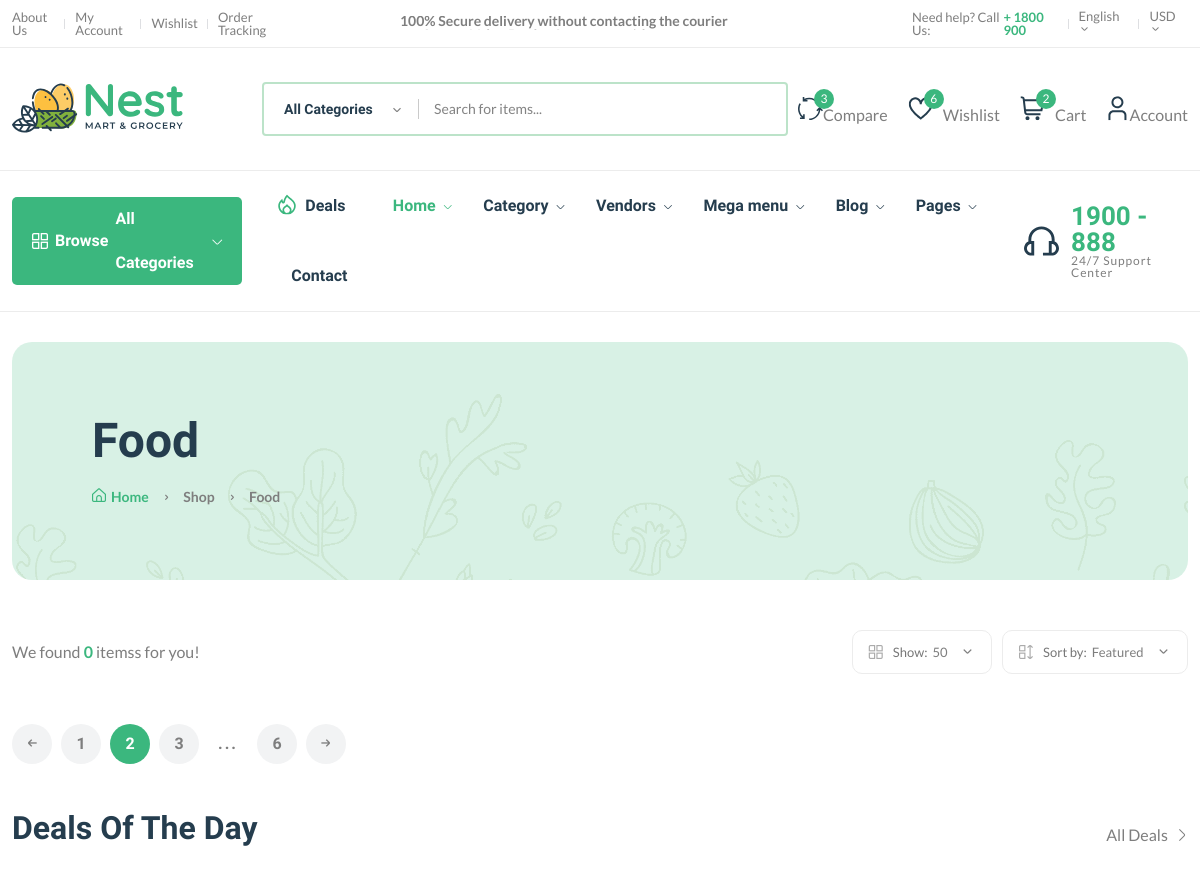
Before: /category/cath3a35dh1hd/ (upper part) with the older database file.
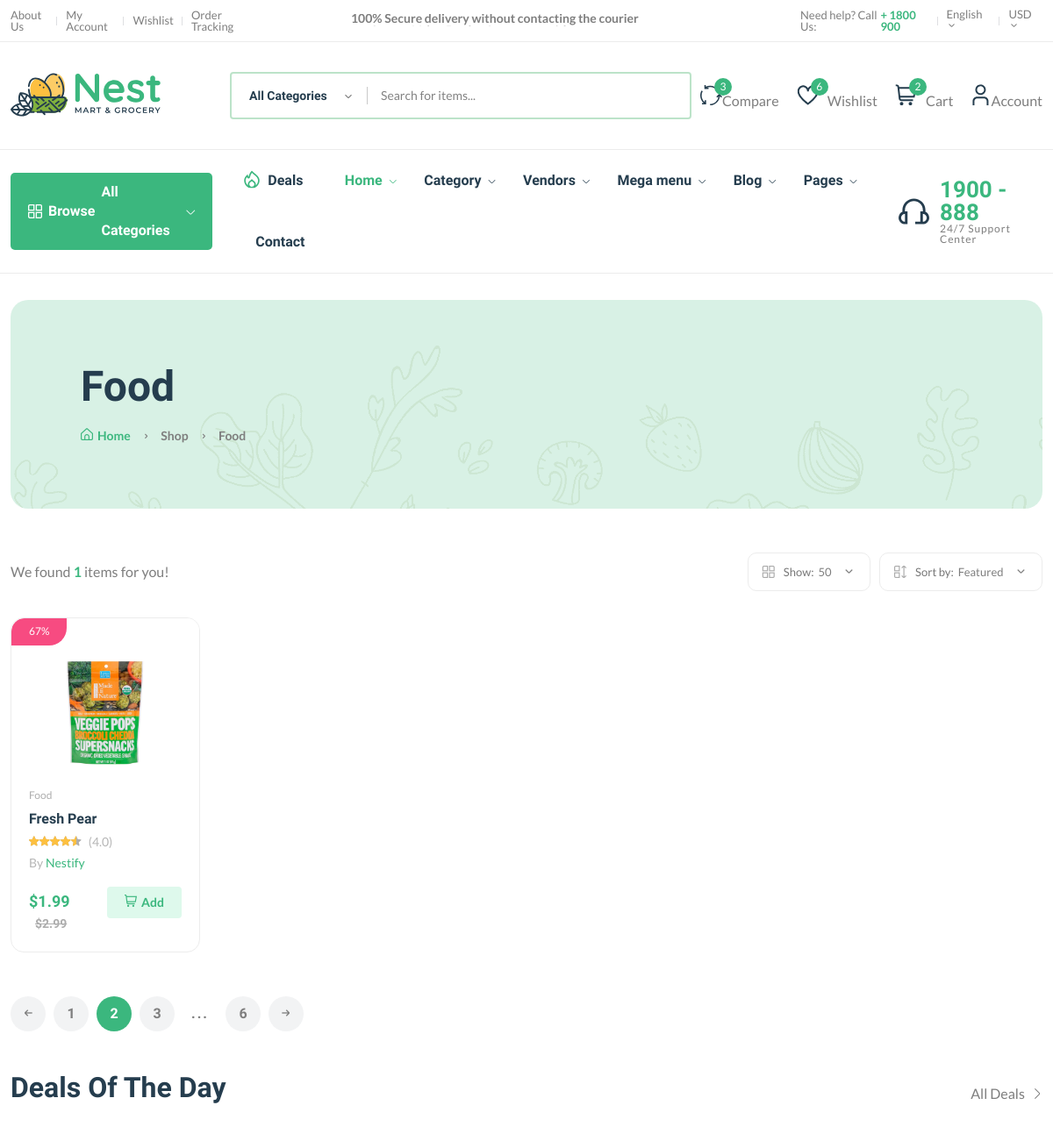
After: the same page with the newer database file.
### core/models.py (models this page shows, shortened)
class Category(models.Model):
    cid = ShortUUIDField(unique=True, length=10, max_length=20,
                         prefix="cat", alphabet="abcdefgh12345")
    title = models.CharField(max_length=100, default="Food")
    image = models.ImageField(upload_to="category", default="category.jpg")
    class Meta:
        verbose_name_plural = "Categories"

class Product(models.Model):
    pid = ShortUUIDField(unique=True, length=10,
                         max_length=20, alphabet="abcdefgh12345")
    user = models.ForeignKey(User, on_delete=models.SET_NULL, null=True)
    category = models.ForeignKey(
        Category, on_delete=models.SET_NULL, null=True, related_name="category")
    vendor = models.ForeignKey(
        Vendor, on_delete=models.SET_NULL, null=True, related_name="product")
    title = models.CharField(max_length=100, default="Fresh Pear")
    image = models.ImageField(
        upload_to=user_directory_path, default="product.jpg")
    description = models.TextField(null=True, blank=True, default="This is the product")
    price = models.DecimalField(
        max_digits=99999999999999, decimal_places=2, default="1.99")
    old_price = models.DecimalField(
        max_digits=99999999999999, decimal_places=2, default="2.99")
    specifications = models.TextField(null=True, blank=True)
    type = models.CharField(
        max_length=100, default="Organic", null=True, blank=True)
    stock_count = models.CharField(
        max_length=100, default="10", null=True, blank=True)
    life = models.CharField(
        max_length=100, default="100 Days", null=True, blank=True)
    mfd = models.DateTimeField(auto_now_add=False, null=True, blank=True)
    product_status = models.CharField(
        choices=STATUS, max_length=10, default="in_review")
    status = models.BooleanField(default=True)
    in_stock = models.BooleanField(default=True)
    featured = models.BooleanField(default=False)
    digital = models.BooleanField(default=False)
    sku = ShortUUIDField(unique=True, length=4, max_length=10,
                         prefix="sku", alphabet="1234567890")
    date = models.DateTimeField(auto_now_add=True)
    updated = models.DateTimeField(null=True, blank=True)
    class Meta:
        verbose_name_plural = "Products"
    def get_precentage(self):
        new_price = (self.price / self.old_price) * 100
        return new_price

class Vendor(models.Model):
    vid = ShortUUIDField(unique=True, length=10, max_length=20,
                         prefix="ven", alphabet="abcdefgh12345")
    title = models.CharField(max_length=100, default="Nestify")
    image = models.ImageField(
        upload_to=user_directory_path, default="vendor.jpg")
    cover_image = models.ImageField(
        upload_to=user_directory_path, default="vendor.jpg")
    description = models.TextField(null=True, blank=True, default="I am am Amazing Vendor")
    address = models.CharField(max_length=100, default="123 Main Street.")
    contact = models.CharField(max_length=100, default="+123 (456) 789")
    chat_resp_time = models.CharField(max_length=100, default="100")
    shipping_on_time = models.CharField(max_length=100, default="100")
    authentic_rating = models.CharField(max_length=100, default="100")
    days_return = models.CharField(max_length=100, default="100")
    warranty_period = models.CharField(max_length=100, default="100")
    user = models.ForeignKey(User, on_delete=models.SET_NULL, null=True)
    date = models.DateTimeField(auto_now_add=True, null=True, blank=True)
    class Meta:
        verbose_name_plural = "Vendors"

### core/views.py (the view)
# urls.py: path("category/<cid>/", category_product_list__view, name="category-product-list"),
def category_product_list__view(request, cid):
    category = Category.objects.get(cid=cid) # food, Cosmetics
    products = Product.objects.filter(product_status="published", category=category)
    context = {
        "category":category,
        "products":products,
    }
    return render(request, "core/category-product-list.html", context)

### templates/core/category-product-list.html (shortened to what this page needs)
{% extends 'partials/base.html' %}
{% load static %}
{% block content %}
    <main class="main">
        <div class="page-header mt-30 mb-50">
            <div class="container">
                <div class="archive-header">
                    <div class="row align-items-center">
                        <div class="col-xl-3">
                            <h1 class="mb-15">{{category.title}}</h1>
                            <div class="breadcrumb">
                                <a href="index.html" rel="nofollow"><i class="fi-rs-home mr-5"></i>Home</a>
                                <span></span> Shop <span></span> {{category.title}}
                            </div>
                        </div>
                    </div>
                </div>
            </div>
        </div>
        <div class="container mb-30">
            <div class="row">
                <div class="col-12">
                    <div class="shop-product-fillter">
                        <div class="totall-product">
                            <p>We found <strong class="text-brand">{{products.count}}</strong> items{{products.count|pluralize}} for you!</p>
                        </div>
                        <div class="sort-by-product-area">
                            <div class="sort-by-cover mr-10">
                                <div class="sort-by-product-wrap">
                                    <div class="sort-by">
                                        <span><i class="fi-rs-apps"></i>Show:</span>
                                    </div>
                                    <div class="sort-by-dropdown-wrap">
                                        <span> 50 <i class="fi-rs-angle-small-down"></i></span>
                                    </div>
                                </div>
                            </div>
                            <div class="sort-by-cover">
                                <div class="sort-by-product-wrap">
                                    <div class="sort-by">
                                        <span><i class="fi-rs-apps-sort"></i>Sort by:</span>
                                    </div>
                                    <div class="sort-by-dropdown-wrap">
                                        <span> Featured <i class="fi-rs-angle-small-down"></i></span>
                                    </div>
                                </div>
                            </div>
                        </div>
                    </div>
                    <div class="row product-grid">
                        {% for p in products %}
                        <div class="col-lg-1-5 col-md-4 col-12 col-sm-6">
                            <div class="product-cart-wrap mb-30">
                                <div class="product-img-action-wrap">
                                    <div class="product-img product-img-zoom">
                                        <a href="shop-product-right.html">
                                            <img class="default-img" src="{{ p.image.url }}" alt="" />
                                        </a>
                                    </div>
                                    <div class="product-badges product-badges-position product-badges-mrg">
                                        <span class="hot">{{p.get_precentage|floatformat:0}}%</span>
                                    </div>
                                </div>
                                <div class="product-content-wrap">
                                    <div class="product-category">
                                        <a href="shop-grid-right.html">{{ p.category.title }}</a>
                                    </div>
                                    <h2><a href="shop-product-right.html">{{ p.title }}</a></h2>
                                    <div class="product-rate-cover">
                                        <div class="product-rate d-inline-block">
                                            <div class="product-rating" style="width: 90%"></div>
                                        </div>
                                        <span class="font-small ml-5 text-muted"> (4.0)</span>
                                    </div>
                                    <div>
                                        <span class="font-small text-muted">By <a href="vendor-details-1.html">{{p.vendor.title}}</a></span>
                                    </div>
                                    <div class="product-card-bottom">
                                        <div class="product-price">
                                            <span>${{p.price}}</span>
                                            <span class="old-price">${{p.old_price}}</span>
                                        </div>
                                        <div class="add-cart">
                                            <a class="add" href="shop-cart.html"><i class="fi-rs-shopping-cart mr-5"></i>Add </a>
                                        </div>
                                    </div>
                                </div>
                            </div>
                        </div>
                        {% endfor %}
                    </div>
                    <div class="pagination-area mt-20 mb-20">
                        <nav aria-label="Page navigation example">
                            <ul class="pagination justify-content-start">
                                <li class="page-item">
                                    <a class="page-link" href="#"><i class="fi-rs-arrow-small-left"></i></a>
                                </li>
                                <li class="page-item"><a class="page-link" href="#">1</a></li>
                                <li class="page-item active"><a class="page-link" href="#">2</a></li>
                                <li class="page-item"><a class="page-link" href="#">3</a></li>
                                <li class="page-item"><a class="page-link dot" href="#">...</a></li>
                                <li class="page-item"><a class="page-link" href="#">6</a></li>
                                <li class="page-item">
                                    <a class="page-link" href="#"><i class="fi-rs-arrow-small-right"></i></a>
                                </li>
                            </ul>
                        </nav>
                    </div>
                    <section class="section-padding pb-5">
                        <div class="section-title">
                            <h3 class="">Deals Of The Day</h3>
                            <a class="show-all" href="shop-grid-right.html">
                                All Deals
                                <i class="fi-rs-angle-right"></i>
                            </a>
                        </div>
                    </section>
                </div>
            </div>
        </div>
    </main>
{% endblock content %}

Changed rows visible on the page:
added Product: image (picture), get_precentage "67", category "Food", title "Fresh Pear", vendor "Nestify", price "1.99", old_price "2.99"
Other visible differences:
{{ products.count }}: "0" → "1"
